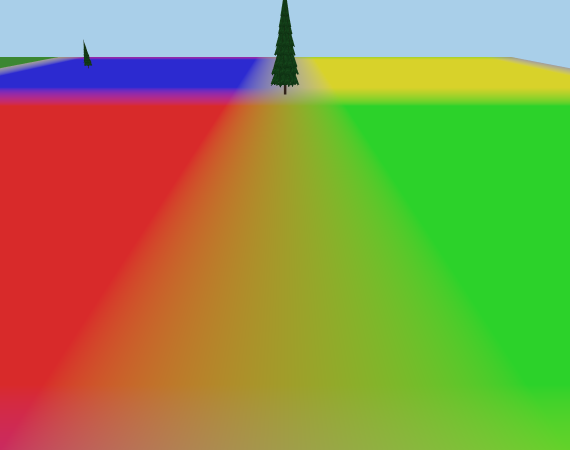
#> input picture ui/e2e/render.e2e.ts-snapshots/start-chrome-linux.png, 1140 x 900 px (shown at 1/2 size)
$ python -i textures.py   (imports and definitions only)
#> lines starting #> are read from the running program, lines starting #| are printed output that depends on the picture
#> further down, picture is the input picture: PIL image 1140x900 RGB; mean R, G, B 146.6, 146.6, 75.7
"""Portable texture preparation shared by builds and the Editor's material library."""
import io
import struct

import numpy as np
from PIL import Image


# [119 lines left out: functions dds_size, dds_mipmaps, _dds_file, _halved, _threshold, _bc3_alpha and 1 more, not called in this run]


def dds_weights(image):
    """Lossless RGBA8 weights, each mip summing to 255; A is a fourth weight, never transparency. Pure."""
    import numpy as np
    im, levels, header = image.convert("RGBA"), [], None
#> levels = []
    while True:
        pixels = np.array(im)
        excess = np.maximum(0, pixels[..., :3].sum(axis=2, dtype=np.int16) - 255)
        for channel in range(3):
            removed = np.minimum(pixels[..., channel], excess).astype(np.uint8)
            pixels[..., channel] -= removed
            excess -= removed
        pixels[..., 3] = 255 - pixels[..., :3].sum(axis=2, dtype=np.uint16)
        im = Image.fromarray(pixels)
        output = io.BytesIO()
        im.save(output, "DDS")  # Legacy uncompressed BGRA8 DDS, supported by AC without CSP and by DDSLoader.
        raw = output.getvalue()
        if header is None:
            header = bytearray(raw[:128])
        levels.append(raw[128:])
        if im.size == (1, 1):
            break
        size = max(1, im.width // 2), max(1, im.height // 2)
        im = Image.merge("RGBA", [band.resize(size, Image.Resampling.BOX) for band in im.split()])
#> this loop made 11 passes
#> pass 1, in dds_weights, `excess = np.maximum(0, pixels[..., :3].sum(axis=2, dtype=np.int16) - 2..`:
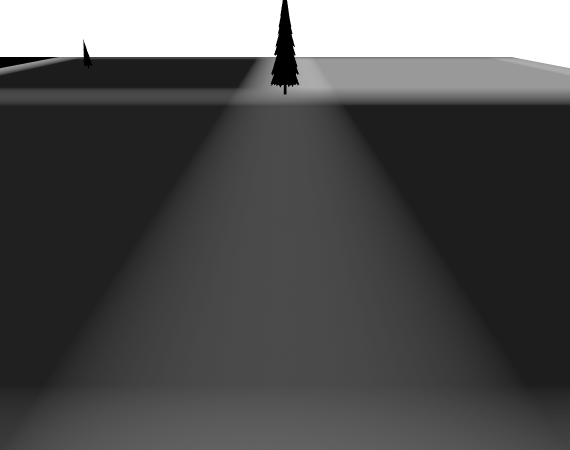
#> excess: shape (900, 1140) int16 (shown at 1/2 size); min 0, max 354, mean 114.9; drawn with min black and max white
#> pass 1, in dds_weights, `im = Image.fromarray(pixels)`:
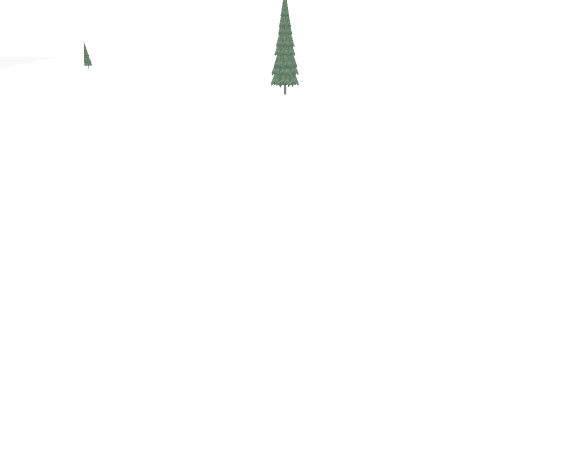
#> im: PIL image 1140x900 RGBA (shown at 1/2 size); mean R, G, B, A 55.3, 123.1, 75.7, 0.9; transparent parts drawn white
#> pass 1, in dds_weights, `im = Image.merge("RGBA", [band.resize(size, Image.Resampling.BOX) for ..`:
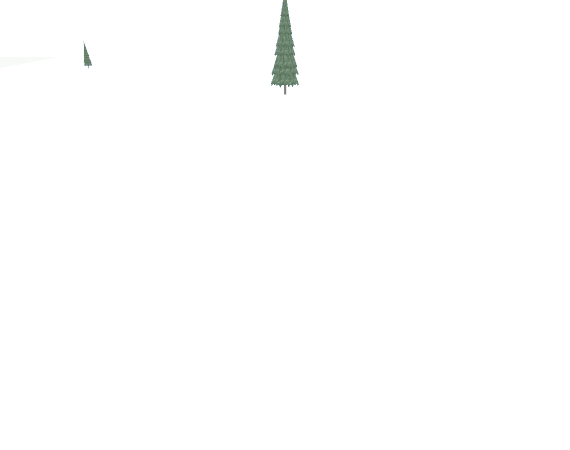
#> im: PIL image 570x450 RGBA; mean R, G, B, A 55.4, 123.2, 75.7, 0.9; transparent parts drawn white
#> pass 2, in dds_weights, `excess = np.maximum(0, pixels[..., :3].sum(axis=2, dtype=np.int16) - 2..`:
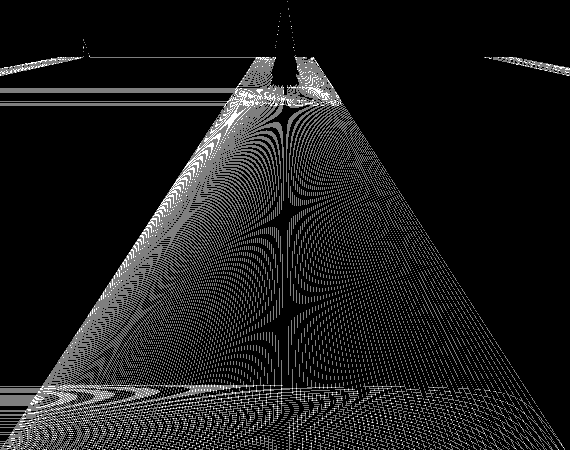
#> excess: shape (450, 570) int16; min 0, max 2, mean 0.216; drawn with min black and max white
#> after the loop, levels = 11 items
    struct.pack_into("<I", header, 8, struct.unpack_from("<I", header, 8)[0] | 0x20000)
    struct.pack_into("<I", header, 28, len(levels))
    struct.pack_into("<I", header, 108, 0x401008)
    return bytes(header) + b"".join(levels)


DXGI_BC7_UNORM = 98


# [10 lines left out: function _bc7_header, not called in this run]


def _is_bc7(raw):
    return raw[:4] == b"DDS " and raw[84:88] == b"DX10" and len(raw) >= 148 and struct.unpack_from("<I", raw, 128)[0] == DXGI_BC7_UNORM


def _is_rgba8(raw):
    return raw[:4] == b"DDS " and not struct.unpack_from("<I", raw, 80)[0] & 4 and struct.unpack_from("<I", raw, 88)[0] == 32


# [48 lines left out: functions weight_levels, bc7_weights, _bc7_params, _bc7_level, not called in this run]


# A saved mask texel per SAVED_WEIGHT_STEP of a tile's pixels: 50 cm on a 2048 px / 256 m tile instead of 12.5 cm. A mask is
# only where materials meet, the materials keep their own resolution: their seams soften over about half a metre, and a mask
# takes a 16th of the room (6.75 -> 0.42 MiB at BC7) and of the encoding time. At 1 m (8) a painted edge on asphalt showed
# its texels as a band of the tile image under it (2026-11-11, in AC and the Editor); at 50 cm and at 1 m the road verge's
# band looked alike (roadtex.make_edge, 2026-11-10). The canvas's ring keeps its share (weight_extent), so UVs stay; the
# Editor reads a saved one of any step back at its own resolution (trackdetail._source_image).
SAVED_WEIGHT_STEP = 4


# [76 lines left out: functions coarse_weights, browser_weights, weight_extent, pad_weights, ring_indices, preserve_blocks, not called in this run]

>>> from PIL import Image
>>> picture = Image.open('../../ui/e2e/render.e2e.ts-snapshots/start-chrome-linux.png')
>>> result = dds_weights(picture)
